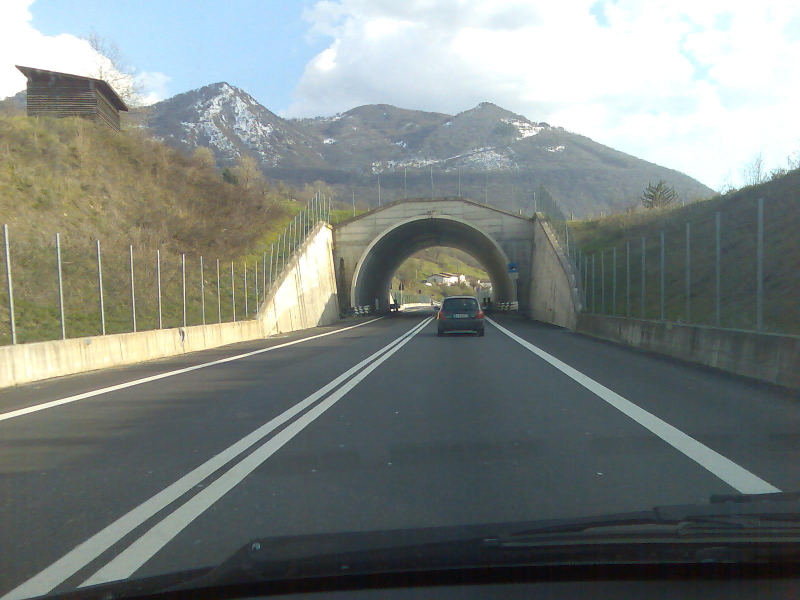
#> input picture lesson_4/data/dashcam.jpg, 1600 x 1200 px (shown at 1/2 size); the run also reads 1 picture not shown here
$ jupyter execute Homework.ipynb
#> lines starting #> are read from the running program, lines starting #| are printed output that depends on the picture; after the words box and inside, x2 and y2 are one past the last pixel; in counts of white or black regions, pixels touching at a corner belong together
# HOMEWORK 4

For this homework you are going to implement a lane line detector. Lane line detection is crucial for ADAS (Advanced Driver Assistance Systems) systems and, in particular, for LKA (Lane Keep Assist). You will use a [picture](https://en.wikipedia.org/wiki/Lane_departure_warning_system) from a front facing camera (mounted on the car) and will implement the following steps:
* Convert image to gray scale
* Compute edge map
* Apply Hough transform to obtain line parametrizations

[cell 1]
import cv2
import math
import numpy as np
from matplotlib import pyplot as plt
plt.rcParams['figure.figsize'] = [15, 10]
from time import time

Let's load and show the camera frame.

[cell 2]
img = cv2.imread('../data/dashcam.jpg')
#> img is the input picture: shape (1200, 1600, 3); mean B, G, R 127.8, 131.2, 124.1
img = cv2.cvtColor(img, cv2.COLOR_BGR2RGB)
img = cv2.resize(img, None, fx=0.5, fy=0.5)
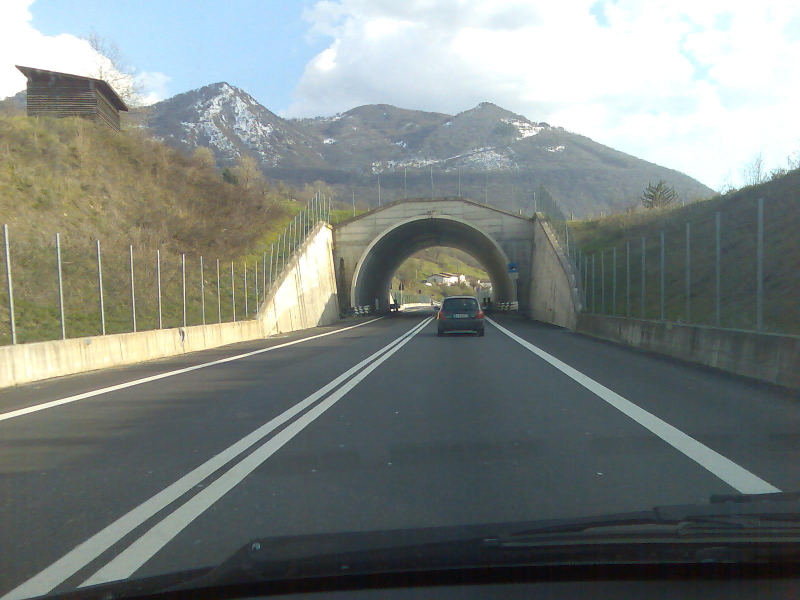
#> img: shape (600, 800, 3); mean R, G, B 124.3, 131.3, 127.9
plt.imshow(img)

[cell 3]
# Convert image to gray scale
gray = cv2.cvtColor(img, cv2.COLOR_BGR2GRAY)
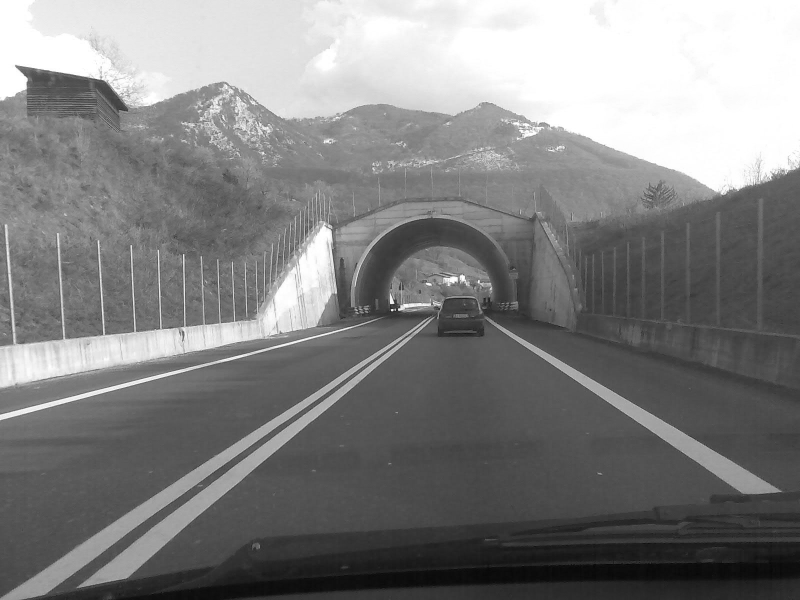
#> gray: shape (600, 800); min 6, max 255, mean 129.5

[cell 4]
# Obtain edge map
# Hint: you can use Canny edge detector with th_low = 100, th_high = 150
edges = cv2.Canny(gray, threshold1=100, threshold2=150)
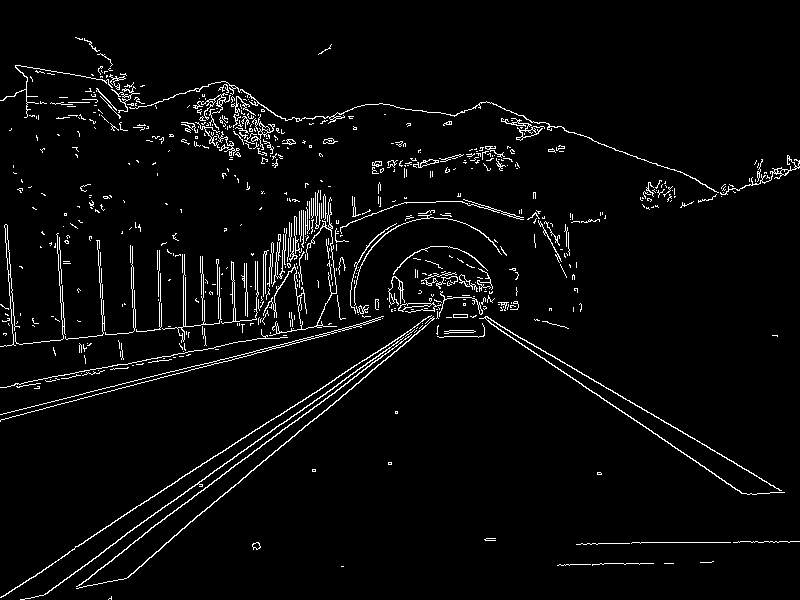
#> edges: shape (600, 800); 3.7% white in thin lines or dots

# We are only interested in the road so we will remove everything above the horizon
edges[0:350] = 0
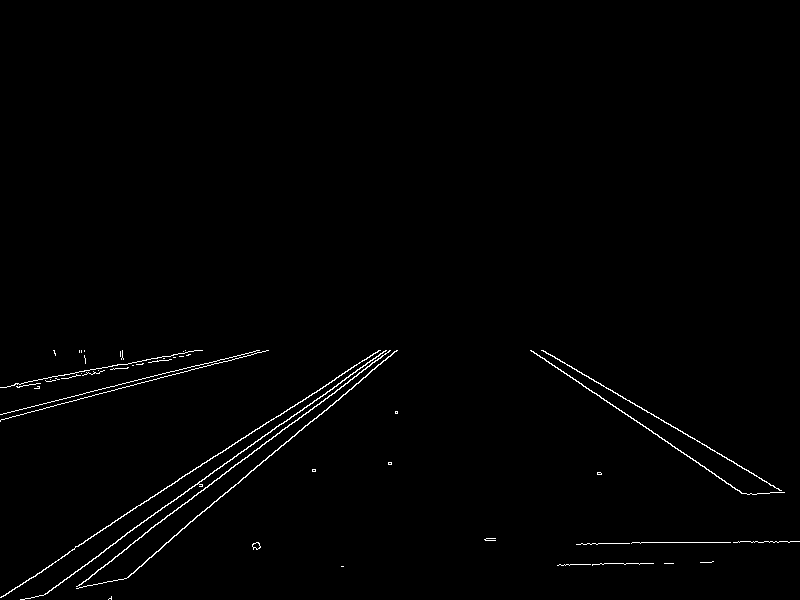
#> edges: shape (600, 800); 0.94% white in thin lines or dots, all inside (x1, y1, x2, y2) = (0, 350, 800, 600)

[cell 5]
# Let's plot the images
plt.subplot(121), plt.imshow(img), plt.title('Original')
plt.subplot(122), plt.imshow(edges, cmap='gray'), plt.title('Edge map')

[cell 6]
# Apply Hough transform to parametrize the lines
# Hint 1: Offset resolution of 2 pixels and slope resolution of 2 degrees work well in this case
# Hint 2: A suitable value for the accumulator threshold is 190
start = time()
lines = cv2.HoughLines(edges, rho=1, theta=1*np.pi/180, threshold=150)
#> lines = [[500, 0.995], [513, 0.925], [522, 0.873], [508, 0.96], [-7, 2.16], [507, 0.942], [402, 1.33], [496, 0.977], [33, 2.09], [510, 0.908]]
print('Elapsed time:', time() - start)
# Let's get rid of the unnecessary dimension
print(lines.shape)
#| (10, 1, 2)
lines = lines[:, 0, :]
print(lines.shape)
#| (10, 2)

[cell 7]
# Plot the resulting Hough lines
result = np.copy(img)

for line in lines:
    rho = line[0]
    theta = line[1]
    a = math.cos(theta)
    b = math.sin(theta)
    x0 = a * rho
    y0 = b * rho
    pt1 = (int(x0 + 1000*(-b)), int(y0 + 1000*(a)))
    pt2 = (int(x0 - 1000*(-b)), int(y0 - 1000*(a)))
    cv2.line(result, pt1, pt2, 255, 1, cv2.LINE_AA)
#> this loop made 10 passes
#> (rho, theta, a, b, x0, y0, pt1, pt2) on passes 1 to 10: (500, 0.995, 0.545, 0.839, 272.3, 419.3, (-566, 963), (1110, -125)), (513, 0.925, 0.602, 0.799, 308.7, 409.7, (-489, 1011), (1107, -192)), (522, 0.873, 0.643, 0.766, 335.5, 399.9, (-430, 1042), (1101, -242)), (508, 0.96, 0.574, 0.819, 291.4, 416.1, (-527, 989), (1110, -157)), (-7, 2.16, -0.559, 0.829, 3.91, -5.8, (-825, -564), (832, 553)), (507, 0.942, 0.588, 0.809, 298, 410.2, (-511, 997), (1107, -177)), (402, 1.33, 0.242, 0.97, 97.25, 390.1, (-873, 631), (1067, 148)), (496, 0.977, 0.559, 0.829, 277.4, 411.2, (-551, 970), (1106, -147)), (33, 2.09, -0.5, 0.866, -16.5, 28.58, (-882, -471), (849, 528)), (510, 0.908, 0.616, 0.788, 314, 401.9, (-474, 1017), (1101, -213))
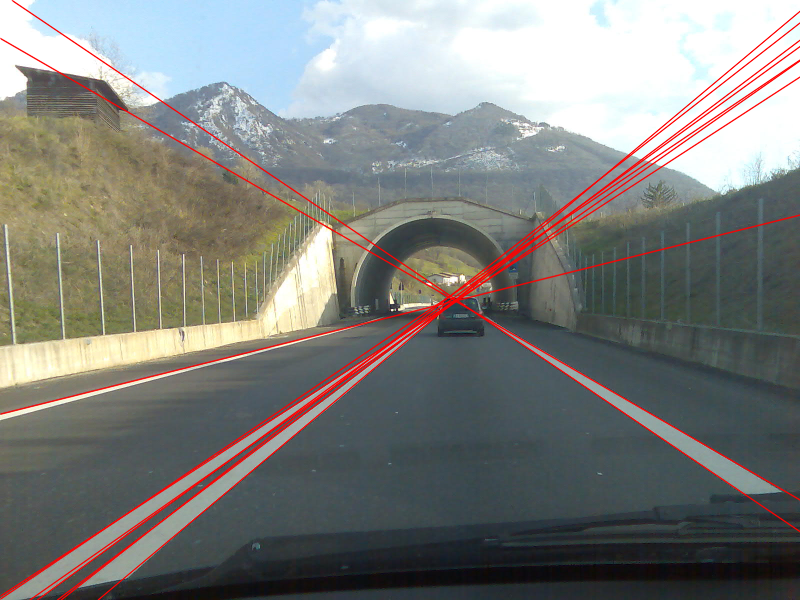
#> result: shape (600, 800, 3); 4.16% of pixels changed, all inside (x1, y1, x2, y2) = (0, 0, 800, 600)

plt.subplot(121), plt.imshow(edges, cmap='gray'), plt.title('Edge map')
plt.subplot(122), plt.imshow(result, cmap='gray'), plt.title('Hough lines')

The edge map looks good but the Hough lines are too noisy. Let's clean the Hough lines first by removing all lines that we know cannot represent a lane line. In other words, all lines that are approximately horizontal shall be removed. Remember that horizontal lines correspond to theta = 90 degrees.

[cell 8]
# Filter out all lines that are approximately horizontal (+/- 20 degrees).
filtered_lines = []

dgr_2_rdn = np.pi/180
horizontal = 90 * dgr_2_rdn
delta = 20 * dgr_2_rdn

theta_low = horizontal - delta
theta_high = horizontal + delta

for line in lines:
    # Extract theta for current line (remember Hough works with radians)
    theta = line[1]
    # Keep line if theta is not horizontal
    if not (theta_low < theta < theta_high):
        filtered_lines.append(line)
#> this loop made 10 passes
#> (line, theta) on passes 1 to 10: ([500, 0.995], 0.995), ([513, 0.925], 0.925), ([522, 0.873], 0.873), ([508, 0.96], 0.96), ([-7, 2.16], 2.16), ([507, 0.942], 0.942), ([402, 1.33], 1.33), ([496, 0.977], 0.977), ([33, 2.09], 2.09), ([510, 0.908], 0.908)
#> after the loop, filtered_lines = [[500, 0.995], [513, 0.925], [522, 0.873], [508, 0.96], [-7, 2.16], [507, 0.942], [496, 0.977], [33, 2.09], [510, 0.908]]

print(lines.shape, len(filtered_lines))
#| (10, 2) 9

[cell 9]
# Let's plot the resulting filtered lines
result = np.copy(img)

for line in filtered_lines:
    rho = line[0]
    theta = line[1]
    a = math.cos(theta)
    b = math.sin(theta)
    x0 = a * rho
    y0 = b * rho
    pt1 = (int(x0 + 1000*(-b)), int(y0 + 1000*(a)))
    pt2 = (int(x0 - 1000*(-b)), int(y0 - 1000*(a)))
    cv2.line(result, pt1, pt2, 255, 1, cv2.LINE_AA)
#> this loop made 9 passes
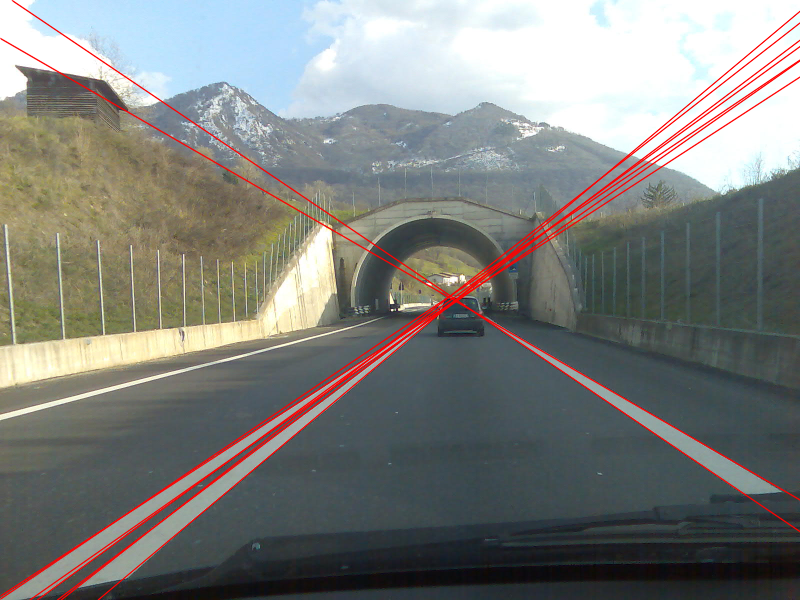
#> result: shape (600, 800, 3); 3.68% of pixels changed, all inside (x1, y1, x2, y2) = (0, 0, 800, 600)

plt.subplot(121), plt.imshow(edges, cmap='gray'), plt.title('Edge map')
plt.subplot(122), plt.imshow(result, cmap='gray'), plt.title('Hough lines')

The result is now much better, but still we see some very similar lines. How can we get rid of them?
* Let's apply k-means clustering. It will find the clusters of the 6 we see in the picture lines and use the averages.

[cell 10]
# We will apply k-means clustering to refine the detected lines.
# Don't worry, we will learn about the clustering later in the course :-)
from sklearn.cluster import KMeans
kmeans = KMeans(n_clusters=6).fit(filtered_lines)
kmeans.cluster_centers_
#> Out = [[-7, 2.16], [507.5, 0.951], [33, 2.09], [522, 0.873], [498, 0.986], [511.5, 0.916]]

[cell 11]
# Again, let's plot the resulting filtered lines
result = np.copy(img)

for line in kmeans.cluster_centers_:
    rho = line[0]
    theta = line[1]
    a = math.cos(theta)
    b = math.sin(theta)
    x0 = a * rho
    y0 = b * rho
    pt1 = (int(x0 + 1000*(-b)), int(y0 + 1000*(a)))
    pt2 = (int(x0 - 1000*(-b)), int(y0 - 1000*(a)))
    cv2.line(result, pt1, pt2, 255, 1, cv2.LINE_AA)
#> this loop made 6 passes
#> (rho, theta, a, b, x0, y0, pt1, pt2) on passes 1 to 6: (-7, 2.16, -0.559, 0.829, 3.91, -5.8, (-825, -564), (832, 553)), (507.5, 0.951, 0.581, 0.814, 294.7, 413.2, (-519, 993), (1108, -167)), (33, 2.09, -0.5, 0.866, -16.5, 28.58, (-882, -471), (849, 528)), (522, 0.873, 0.643, 0.766, 335.5, 399.9, (-430, 1042), (1101, -242)), (498, 0.986, 0.552, 0.834, 274.9, 415.3, (-559, 967), (1108, -136)), (511.5, 0.916, 0.609, 0.793, 311.4, 405.8, (-481, 1014), (1104, -202))
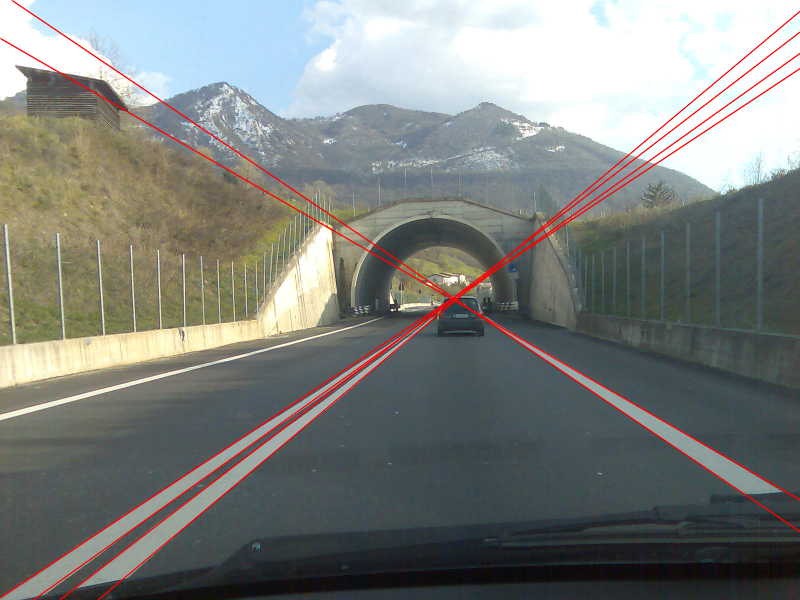
#> result: shape (600, 800, 3); 2.71% of pixels changed, all inside (x1, y1, x2, y2) = (0, 0, 800, 600)

plt.subplot(121), plt.imshow(edges, cmap='gray'), plt.title('Edge map')
plt.subplot(122), plt.imshow(result, cmap='gray'), plt.title('Hough lines')

# Save the result image for further analysis
#result = cv2.cvtColor(result, cv2.COLOR_RGB2BGR)
#cv2.imwrite('../data/1-1-150.jpg', result)

### Questions
* Do you see anything strange in the final result?

A: Yes, taking recommended 2-2-190 params for Hough transform we kind of mess up the lane edges a little as I will show below.

* Do you think the Hough transform resolution is important for obtaining a good result? Why?
* Do you think the Hough transform accumulator threshold is important for obtaining a good result? Why?

A: As always there is no such thing as a free lunch ;) Basically it's a tradeoff between computation cost and accuracy.

Lower resolution (higher values for rho and theta) and higher threshold (such as 2-2-190) costs less and detects only the most clearly defined features.
Higher resolution and lower threshold (1-1-15) takes more times to compute (1-1-15 is 2-3 times slower than 2-2-190) and relies more on post-processing such as K-means clustering, but does a better job accuracy wise.

Comparison below highlights the difference in accuracy:

[cell 12]
img1 = cv2.imread('../data/2-2-190.jpg')
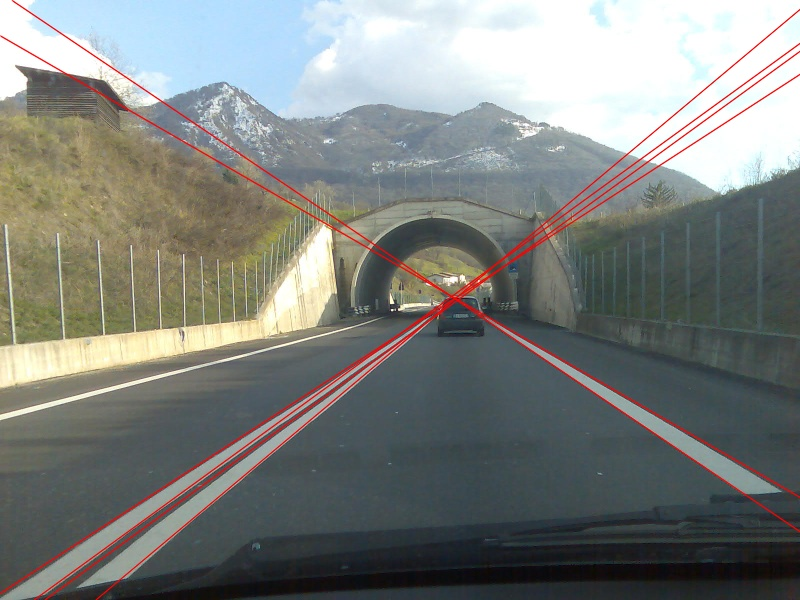
#> input picture lesson_4/data/2-2-190.jpg, 800 x 600 px
#> img1 is the input picture: shape (600, 800, 3); mean B, G, R 125.9, 129.2, 125.8
img1 = cv2.cvtColor(img1, cv2.COLOR_BGR2RGB)

img2 = cv2.imread('../data/1-1-150.jpg')
img2 = cv2.cvtColor(img2, cv2.COLOR_BGR2RGB)

plt.subplot(121), plt.imshow(img1[200:400, 200:500, :], cmap='gray'), plt.title('rho=2, theta=2, threshold=190')
plt.subplot(122), plt.imshow(img2[200:400, 200:500, :], cmap='gray'), plt.title('rho=1, theta=1, threshold=150')
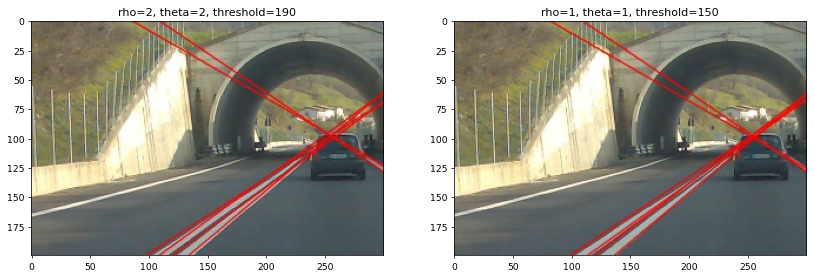
#> figure drawn by matplotlib, 2 panels
